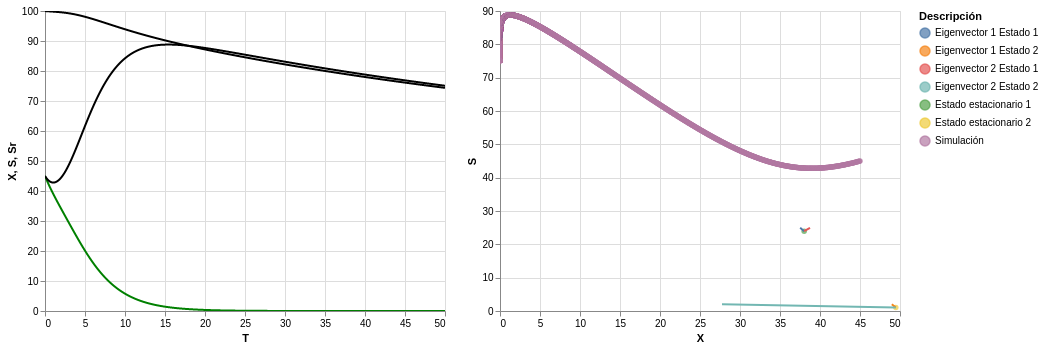

This figure's notebook cell:
### Code cell
#Mostrar tabla con datos de simulación
display(df_control_integral)

#Eliminar limitación de filas para graficar
alt.data_transformers.disable_max_rows()

#Grafica de Diagrama de fases
plot_simulacion_control_integral_X_vs_S = alt.Chart(df_control_integral).mark_circle().encode( x='X',  y='S', color = 'Descripción')
plot_diagrama_fases = alt.layer(plot_simulacion_control_integral_X_vs_S, plot_estado_1, plot_estado_2, plot_eigenvectores).interactive()
#Grafica  Sustrato y Biomasa vs Tiempo
plot_simulacion_control_integral_X_vs_T = alt.Chart(df_control_integral).mark_line(color= 'green').encode( x='T',  y='X')
plot_simulacion_control_integral_S_vs_T = alt.Chart(df_control_integral).mark_line(color= 'black').encode( x='T',  y='S')
plot_simulacion_control_integral_Sr_vs_T = alt.Chart(df_control_integral).mark_line(color= 'black').encode( x='T',  y='Sr')
plot_XSSr_vs_T = alt.layer(plot_simulacion_control_integral_X_vs_T, plot_simulacion_control_integral_S_vs_T, plot_simulacion_control_integral_Sr_vs_T).interactive()


#Mostrar gráfica
display(plot_XSSr_vs_T| plot_diagrama_fases)

### Figure 1 — Vega-Lite specification as saved in the notebook (floating-point values rounded to 4 significant figures; data arrays with more than 128 entries replaced by an {"elided": "..."} marker saying what was removed)
{"config": {"view": {"continuousWidth": 400, "continuousHeight": 300}}, "hconcat": [{"layer": [{"mark": {"type": "line", "color": "green"}, "encoding": {"x": {"field": "T", "type": "quantitative"}, "y": {"field": "X", "type": "quantitative"}}, "selection": {"selector009": {"type": "interval", "bind": "scales", "encodings": ["x", "y"]}}}, {"mark": {"type": "line", "color": "black"}, "encoding": {"x": {"field": "T", "type": "quantitative"}, "y": {"field": "S", "type": "quantitative"}}}, {"mark": {"type": "line", "color": "black"}, "encoding": {"x": {"field": "T", "type": "quantitative"}, "y": {"field": "Sr", "type": "quantitative"}}}], "data": {"name": "data-dcb69dc42e81663934c7bd3ce172ffd5"}}, {"layer": [{"data": {"name": "data-dcb69dc42e81663934c7bd3ce172ffd5"}, "mark": "circle", "encoding": {"color": {"field": "Descripción", "type": "nominal"}, "x": {"field": "X", "type": "quantitative"}, "y": {"field": "S", "type": "quantitative"}}, "selection": {"selector008": {"type": "interval", "bind": "scales", "encodings": ["x", "y"]}}}, {"data": {"name": "data-37848e2e63391b7d99a67cc4c96aa345"}, "mark": "circle", "encoding": {"color": {"field": "Descripción", "type": "nominal"}, "x": {"field": "X", "type": "quantitative"}, "y": {"field": "S", "type": "quantitative"}}}, {"data": {"name": "data-2bca095fbad60115aa26eacb1bc0b9a3"}, "mark": "circle", "encoding": {"color": {"field": "Descripción", "type": "nominal"}, "x": {"field": "X", "type": "quantitative"}, "y": {"field": "S", "type": "quantitative"}}}, {"data": {"name": "data-8168c6d8b5e9e2c6d2ad9a572a1aaccf"}, "mark": "line", "encoding": {"color": {"field": "Descripción", "type": "nominal"}, "x": {"field": "X", "type": "quantitative"}, "y": {"field": "S", "type": "quantitative"}}}]}], "$schema": "https://vega.github.io/schema/vega-lite/v4.17.0.json", "datasets": {"data-dcb69dc42e81663934c7bd3ce172ffd5": {"elided": "5001 records"}, "data-37848e2e63391b7d99a67cc4c96aa345": [{"X": 38.02, "S": 23.96, "Descripción": "Estado estacionario 1", "Grupo": "Estado Estacionario"}], "data-2bca095fbad60115aa26eacb1bc0b9a3": [{"X": 49.48, "S": 1.044, "Descripción": "Estado estacionario 2", "Grupo": "Estado Estacionario"}], "data-8168c6d8b5e9e2c6d2ad9a572a1aaccf": [{"X": 38.02, "S": 23.96, "Descripción": "Eigenvector 1 Estado 1", "Grupo": "Eigenvector"}, {"X": 37.52, "S": 24.96, "Descripción": "Eigenvector 1 Estado 1", "Grupo": "Eigenvector"}, {"X": 38.02, "S": 23.96, "Descripción": "Eigenvector 2 Estado 1", "Grupo": "Eigenvector"}, {"X": 38.75, "S": 24.96, "Descripción": "Eigenvector 2 Estado 1", "Grupo": "Eigenvector"}, {"X": 49.48, "S": 1.044, "Descripción": "Eigenvector 1 Estado 2", "Grupo": "Eigenvector"}, {"X": 48.98, "S": 2.044, "Descripción": "Eigenvector 1 Estado 2", "Grupo": "Eigenvector"}, {"X": 49.48, "S": 1.044, "Descripción": "Eigenvector 2 Estado 2", "Grupo": "Eigenvector"}, {"X": 27.75, "S": 2.044, "Descripción": "Eigenvector 2 Estado 2", "Grupo": "Eigenvector"}]}}
